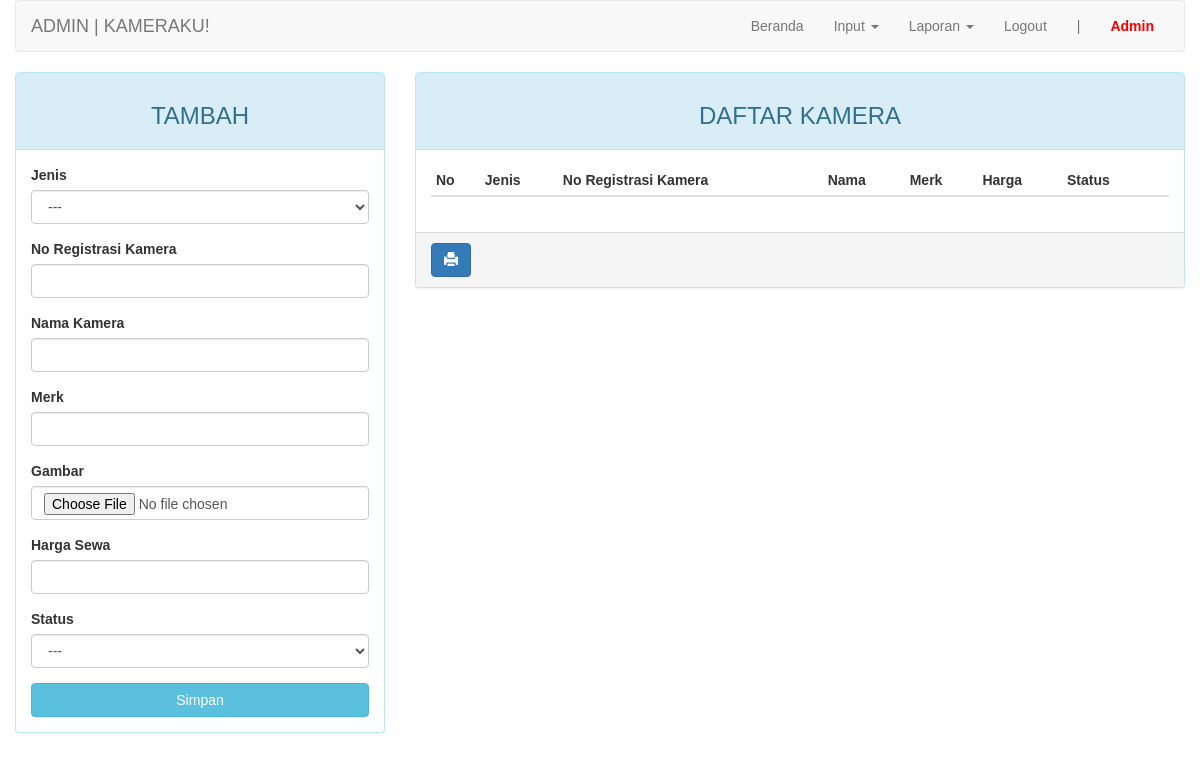
The app's page /admin/index.php?page=kameraku (signed in), older data.
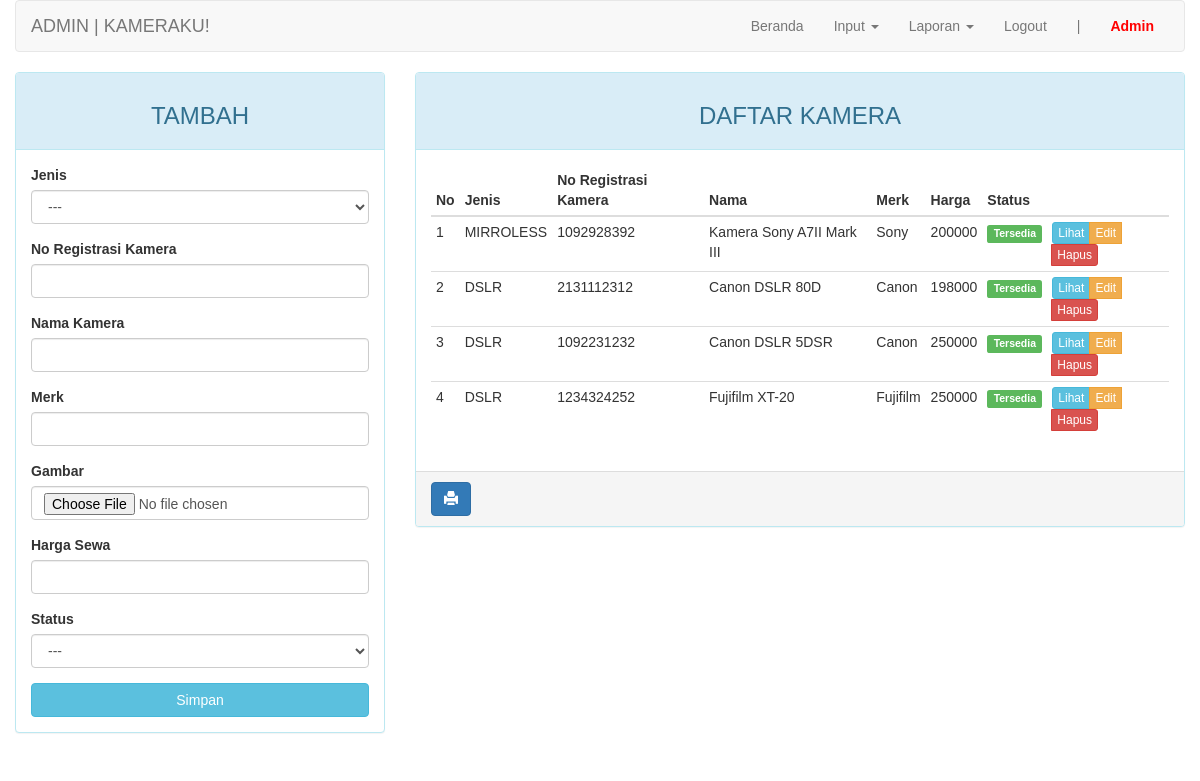
The same page, newer data.
### tables this page shows
CREATE TABLE `kameraku` (
  `id_kameraku` int(11) NOT NULL,
  `id_jenis` int(4) NOT NULL,
  `no_kamera` varchar(10) NOT NULL,
  `merk` varchar(20) NOT NULL,
  `nama_kamera` varchar(30) NOT NULL,
  `gambar` varchar(100) NOT NULL,
  `harga` int(7) NOT NULL,
  `status` enum('0','1') NOT NULL
);

CREATE TABLE `jenis` (
  `id_jenis` int(4) NOT NULL,
  `nama` varchar(30) NOT NULL
);

### admin/page/kameraku.php (the view, shortened to what this page needs)
<?php
$update = (isset($_GET['action']) AND $_GET['action'] == 'update') ? true : false;
?>
<div class="row">
	<div class="col-md-4 hidden-print">
	    <div class="panel panel-<?= ($update) ? "warning" : "info" ?>">
	        <div class="panel-heading"><h3 class="text-center"><?= ($update) ? "EDIT" : "TAMBAH" ?></h3></div>
	        <div class="panel-body">
	            <form action="<?=$_SERVER['REQUEST_URI']?>" method="POST" enctype="multipart/form-data">
	                <div class="form-group">
	                    <label for="id_jenis">Jenis</label>
											<select class="form-control" name="id_jenis">
												<option>---</option>
											</select>
	                </div>
	                <div class="form-group">
	                    <label for="no_kamera">No Registrasi Kamera</label>
	                    <input type="text" name="no_kamera" class="form-control" <?= (!$update) ?: 'value="'.$row["no_kamera"].'"' ?>>
	                </div>
	                <div class="form-group">
	                    <label for="nama_kamera">Nama Kamera</label>
	                    <input type="text" name="nama_kamera" class="form-control" <?= (!$update) ?: 'value="'.$row["nama_kamera"].'"' ?>>
	                </div>
	                <div class="form-group">
	                    <label for="merk">Merk</label>
	                    <input type="text" name="merk" class="form-control" <?= (!$update) ?: 'value="'.$row["merk"].'"' ?>>
	                </div>
	                <div class="form-group">
	                    <label for="gambar">Gambar</label>
	                    <input type="file" name="gambar" class="form-control">
	                </div>
	                <div class="form-group">
	                    <label for="harga">Harga Sewa</label>
	                    <input type="text" name="harga" class="form-control" <?= (!$update) ?: 'value="'.$row["harga"].'"' ?>>
	                </div>
	                <div class="form-group">
	                    <label for="status">Status</label>
											<select class="form-control" name="status">
												<option>---</option>
											</select>
	                </div>
	                <button type="submit" class="btn btn-<?= ($update) ? "warning" : "info" ?> btn-block">Simpan</button>
	            </form>
	        </div>
	    </div>
	</div>
	<div class="col-md-8">
	    <div class="panel panel-info">
	        <div class="panel-heading"><h3 class="text-center">DAFTAR KAMERA</h3></div>
	        <div class="panel-body">
	            <table class="table table-condensed">
	                <thead>
	                    <tr>
	                        <th>No</th>
	                        <th>Jenis</th>
	                        <th>No Registrasi Kamera</th>
	                        <th>Nama</th>
	                        <th>Merk</th>
	                        <th>Harga</th>
	                        <th>Status</th>
	                        <th class="hidden-print"></th>
	                    </tr>
	                </thead>
	                <tbody>
	                    <?php $no = 1; ?>
	                    <?php if ($query = $connection->query("SELECT * FROM kameraku JOIN jenis USING(id_jenis)")): ?>
	                        <?php while($row = $query->fetch_assoc()): ?>
	                        <tr>
	                            <td><?=$no++?></td>
															<td><?=$row['nama']?></td>
															<td><?=$row['no_kamera']?></td>
															<td><?=$row['nama_kamera']?></td>
															<td><?=$row['merk']?></td>
															<td><?=$row['harga']?></td>
															<td><span class="label label-<?=($row['status']) ? "success" : "danger" ?>"><?=($row['status']) ? "Tersedia" : "Tidak Tersedia" ?></span></td>
	                            <td class="hidden-print">
	                                <div class="btn-group">
	                                    <a href="../assets/img/kamera/<?=$row['gambar']?>" class="btn btn-info btn-xs fancybox">Lihat</a>
	                                    <a href="?page=kameraku&action=update&key=<?=$row['id_kameraku']?>" class="btn btn-warning btn-xs">Edit</a>
	                                    <a href="?page=kameraku&action=delete&key=<?=$row['id_kameraku']?>" class="btn btn-danger btn-xs">Hapus</a>
	                                </div>
	                            </td>
	                        </tr>
	                        <?php endwhile ?>
	                    <?php endif ?>
	                </tbody>
	            </table>
	        </div>
			    <div class="panel-footer hidden-print">
			        <a onClick="window.print();return false" class="btn btn-primary"><i class="glyphicon glyphicon-print"></i></a>
			    </div>
	    </div>
	</div>
</div>

Row changes from the older to the newer data that the page shows:
added kameraku: id_jenis.nama "MIRROLESS", no_kamera "1092928392", nama_kamera "Kamera Sony A7II Mark III", merk "Sony", harga "200000", status "Tersedia"
added kameraku: id_jenis.nama "DSLR", no_kamera "2131112312", nama_kamera "Canon DSLR 80D", merk "Canon", harga "198000", status "Tersedia"
added kameraku: id_jenis.nama "DSLR", no_kamera "1092231232", nama_kamera "Canon DSLR 5DSR", merk "Canon", harga "250000", status "Tersedia"
added kameraku: id_jenis.nama "DSLR", no_kamera "1234324252", nama_kamera "Fujifilm XT-20", merk "Fujifilm", harga "250000", status "Tersedia"
